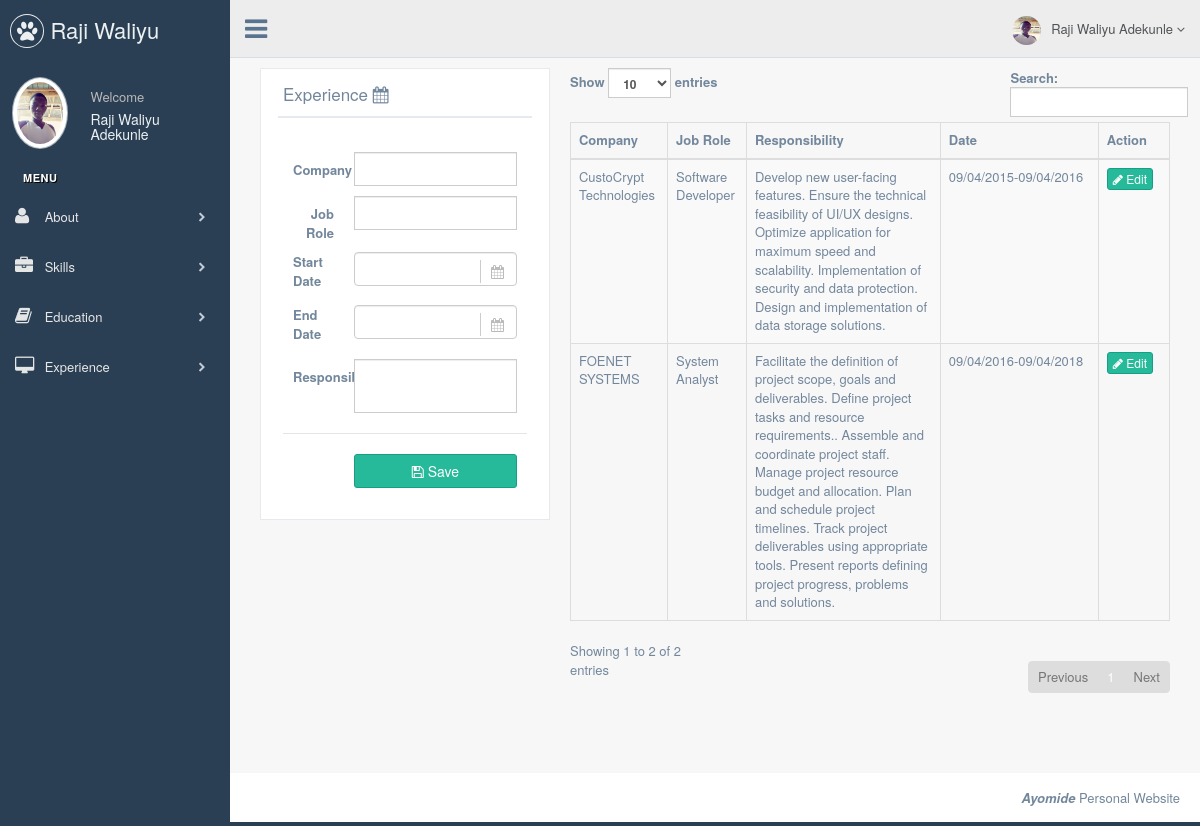
Screenshot of /index/experience (signed in) with the database file from the repository.
### tables this page shows
CREATE TABLE `experience` (
  `id` int(11) NOT NULL,
  `start` text NOT NULL,
  `end` text NOT NULL,
  `company` varchar(255) NOT NULL,
  `jobrole` text NOT NULL,
  `responsibility` text NOT NULL
);

### libs/View.php (called while the page is built, shortened)
<?php
class View {
    public function render($name, $noInclude = FALSE) {
        require 'views/' . $name . '.php';
    }
}

### index.php (called while the page is built, shortened)
<?php
include './libs/Bootstrap.php';
include './libs/Controller.php';
include './libs/Database.php';
include './libs/Model.php';
include './libs/View.php';
$bootstrap = new Bootstrap();
$bootstrap->init();

### libs/Database.php (called while the page is built, shortened)
<?php
class Database extends PDO {
    function select($query, $array = array()) {
        $con = $this->prepare($query);
        $con->execute();
        return $con->fetchAll(PDO::FETCH_ASSOC);
    }
}
?>

### models/index_model.php (called while the page is built, shortened)
<?php
class Index_Model extends Model
{
  public function work_experiences(){
    return $this->db->select("select * from experience");
  }
}

### libs/Controller.php (called while the page is built, shortened)
<?php
class Controller {
    public function loadModel($name, $modelPath = 'models/') {
        $path = $modelPath . $name . '_model.php';
        if (file_exists($path)) {
            $this->model = new $modelName();
        }
    }
}

### libs/Model.php (called while the page is built)
<?php
class Model {
    function __construct() {
        $this->db = new Database(DB_TYPE, DB_HOST, DB_NAME, DB_USER, DB_PASS);
    }
}

### views/admin/experience/index.php (the view, shortened to what this page needs)
<div class="right_col" role="main">
<div class="row">
<div class="col-md-12 col-sm-12 col-xs-12">
  <div class = "col-md-4 col-lg-4 col-xs-4">
    <?php include 'create.php';?>
  </div>
  <div class = "col-md-8 col-lg-8 col-xs-8">
    <div class = "x-panel">
     <table id="datatable" class="table table-striped table-bordered">
       <thead>
        <tr>
          <th>Company</th>
          <th>Job Role</th>
          <th>Responsibility</th>
          <th>Date</th>
          <th>Action</th>
        </tr>
       </thead>
       <tbody>
        <tr>
          <?php foreach ($this->work_experiences as $experience) { ?>
          <td><?php echo $experience["company"];?></td>
          <td><?php echo $experience["jobrole"];?></td>
          <td><?php echo $experience["responsibility"];?></td>
          <td><?php echo $experience["start"] ."-". $experience["end"];?></td>
          <td>
            <a class="btn btn-success btn-xs" data-toggle="modal" data-target="#update<?php echo $experience["id"];?>"><i class = "fa fa-pencil"></i> Edit</a>
          </td>
        </tr>
      <?php } ?>
       </tbody>
     </table>
    </div>
  </div>
</div>
</div>
</div>

### libs/Bootstrap.php (shortened to what this page needs)
<?php
class Bootstrap {
    private $_url = null;
    private $_controller = null;
    private $_modelPath = 'models/';
    private $_controllerPath = 'controllers/';
    public function init() {
        $this->_callControllerMethod();
    }
    private function _getUrl() {
        $url = isset($_GET['url']) ? $_GET['url'] : null;
        $url = rtrim($url, '/');
        $url = filter_var($url, FILTER_SANITIZE_URL);
        $this->_url = explode('/', $url);
    }
    private function _loadExistingController() {
        $file = $this->_controllerPath . $this->_url[0] . '.php';
        if (file_exists($file)) {
            $this->_controller = new $this->_url[0]();
            $this->_controller->loadModel($this->_url[0], $this->_modelPath);
        } else {
            $this->_error();
            return false;
        }
    }
    private function _callControllerMethod() {
        $length = count($this->_url);
        switch ($length) {
            Case 2:
                $this->_controller->{$this->_url[1]}();
                break;
        }
    }
}

### controllers/index.php (shortened to what this page needs)
<?php
class Index extends Controller
{
  public function experience(){
    if(isset($_SESSION["logged_in"])){
    $this->view->title = "Experience";
    $this->view->work_experiences = $this->model->work_experiences();
    $this->view->render("admin/navigation/header");
    $this->view->render("admin/navigation/topnav");
    $this->view->render("admin/experience/index");
    $this->view->render("admin/navigation/footer");
    } else {
      $this->view->render("admin/login");
    }
  }
}

### views/admin/navigation/header.php (shortened to what this page needs)
<!DOCTYPE html>
<html lang="en">
<head>
  <link href="<?php echo USER_ASSETS;?>css/bootstrap.css" rel="stylesheet">
  <link href="<?php echo USER_ASSETS;?>css/font-awesome.css" rel="stylesheet">
  <link href="<?php echo ADMIN_ASSETS;?>build/css/custom.min.css" rel="stylesheet">
  <link rel="stylesheet" href="<?php echo ADMIN_ASSETS;?>datepicker/datepicker3.css">
</head>
<body class="nav-md">
  <div class="container body">
    <div class="main_container">
      <div class="col-md-3 left_col">
        <div class="left_col scroll-view">
          <div class="navbar nav_title" style="border: 0;">
            <a href="<? echo URL;?>index" class="site_title"><i class="fa fa-paw"></i> <span><? echo $_SESSION["fullname"];?></span></a>
          </div>
          <div class="profile clearfix">
            <div class="profile_pic">
              <img src="<? echo USER_ASSETS;?>images/ayo.jpg" alt="..." class="img-circle profile_img">
            </div>
            <div class="profile_info">
              <span>Welcome</span>
              <h2><? echo $_SESSION["fullname"];?></h2>
            </div>
          </div>
          <br />
          <div id="sidebar-menu" class="main_menu_side hidden-print main_menu">
            <div class="menu_section">
              <h3>Menu</h3>
              <ul class="nav side-menu">
                    <li><a href="<?php echo URL;?>index"><i class="fa fa-user"></i> About<span class="fa fa-chevron-right"></span></a>
                    <li><a href="<?php echo URL;?>index/skills"><i class="fa fa-briefcase"></i> Skills <span class="fa fa-chevron-right"></span></a></li>
                    <li><a href="<?php echo URL;?>index/education"><i class="fa fa-book"></i> Education<span class="fa fa-chevron-right"></span></a>
                    <li><a href="<?php echo URL;?>index/experience"><i class="fa fa-desktop"></i> Experience <span class="fa fa-chevron-right"></span></a></li>
                  </ul>
                </div>
              </div>
            </div>
</div>

### views/admin/navigation/topnav.php (shortened to what this page needs)
<div class="top_nav">
  <div class="nav_menu">
    <nav>
      <div class="nav toggle">
        <a id="menu_toggle"><i class="fa fa-bars"></i></a>
      </div>
      <ul class="nav navbar-nav navbar-right">
        <li class="">
          <a href="javascript:;" class="user-profile dropdown-toggle" data-toggle="dropdown" aria-expanded="false">
            <img src="<? echo USER_ASSETS;?>images/ayo.jpg" alt=""><? echo $_SESSION["fullname"];?>
            <span class=" fa fa-angle-down"></span>
          </a>
        </li>
      </ul>
    </nav>
  </div>
</div>

### views/admin/experience/create.php (shortened to what this page needs)
<div class="x_panel">
  <div class="x_title">
    <h2>Experience <i class="fa fa-calendar"></i></h2>
    <div class="clearfix"></div>
  </div>
  <div class="x_content">
    <br />
    <form class="form-horizontal form-label-left" action="<?php echo URL;?>index/add_experience" method="POST">
      <div class="form-group">
        <label class="control-label col-md-3 col-sm-3 col-xs-3">Company</label>
        <div class="col-md-9 col-sm-9 col-xs-9">
          <input type="text" class="form-control" name="company" required>
        </div>
      </div>
      <div class="form-group">
        <label class="control-label col-md-3 col-sm-3 col-xs-3">Job Role</label>
        <div class="col-md-9 col-sm-9 col-xs-9">
          <input type="text" class="form-control" name="jobrole" required>
        </div>
      </div>
      <div class="form-group">
        <label class="col-md-3 col-sm-3 col-xs-3">Start Date</label>
        <div class="col-md-9 col-sm-9 col-xs-9">
          <input type="text" name="start" class="form-control datepicker" required>
        </div>
      </div>
      <div class="form-group">
        <label class="col-md-3 col-sm-3 col-xs-3">End Date</label>
        <div class="col-md-9 col-sm-9 col-xs-9">
          <input type="text" name="end" class="form-control datepicker" required>
        </div>
      </div>
      <div class="form-group">
        <label class="control-label col-md-3 col-sm-3 col-xs-3">Responsibility</label>
        <div class="col-md-9 col-sm-9 col-xs-9">
          <textarea style="resize:none" class="form-control" name="responsibility" required></textarea>
        </div>
      </div>
      <div class="ln_solid"></div>
      <div class="form-group">
        <div class="col-md-9 col-md-offset-3">
          <button type="submit" class="btn btn-block btn-success"><i class = "fa fa-save"></i> Save</button>
        </div>
      </div>
    </form>
  </div>
</div>

### views/admin/navigation/footer.php (shortened to what this page needs)
</div>
</div>
<footer>
  <div class="pull-right">
    <b><i>Ayomide</i></b> Personal Website <a href="#"></a>
  </div>
  <div class="clearfix"></div>
</footer>
</body>
</html>

### assets/admin/datepicker/datepicker3.css (style rules this page uses)
.datepicker { padding: 4px; border-radius: 4px; direction: ltr; }

### rows the page displays
experience: company "CustoCrypt Technologies", jobrole "Software Developer", responsibility "Develop new user-facing features. Ensure the technical feasibility of UI/UX designs. Optimize application for maximum speed and scalability. Implementation of security and data protection. Design and implementation of data storage solutions.", start "09/04/2015", end "09/04/2016"
experience: company "FOENET SYSTEMS", jobrole "System Analyst", responsibility "Facilitate the definition of project scope, goals and deliverables. Define project tasks and resource requirements.. Assemble and coordinate project staff. Manage project resource budget and allocation. Plan and schedule project timelines. Track project deliverables using appropriate tools. Present reports defining project progress, problems and solutions.", start "09/04/2016", end "09/04/2018"

### other values shown
$_SESSION["fullname"] "Raji Waliyu…"
$_SESSION["fullname"] "Raji Waliyu Adekunle"
